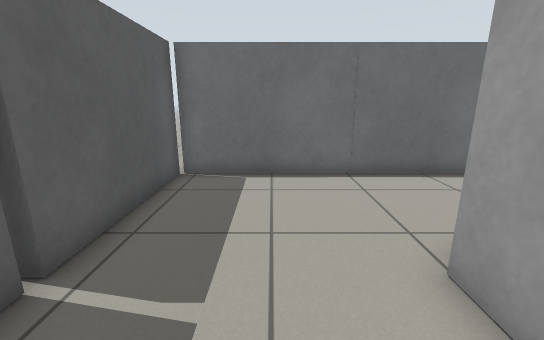
View 1 (above)

21 first-person views from a walk through a Gazebo world. The camera is 0.23 m above the floor, tilts 14° down and sees 90° across. The floor is counted in squares, 0.1 m on a side. Each view is taken from the middle of a square. On the plan, view 1 faces up. The plan holds only what a view shows up to about 17 squares ahead; the rest is blank.

View 2
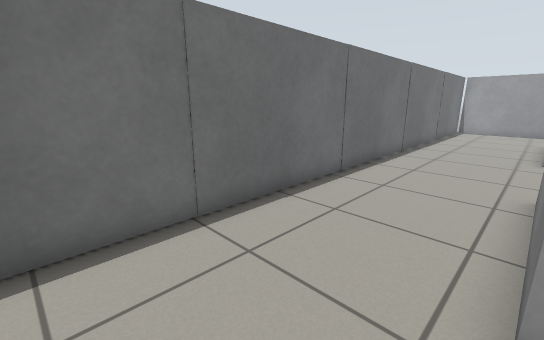

View 3
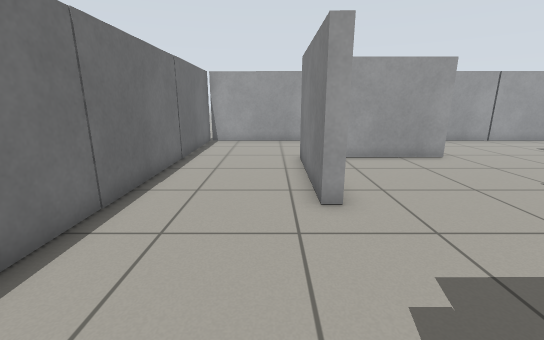

View 4
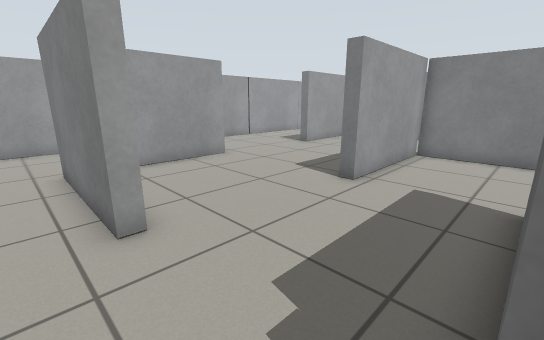

View 5
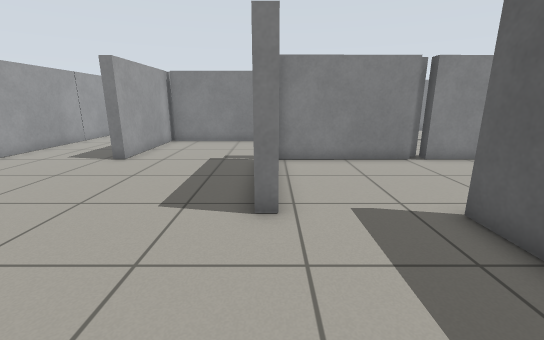

View 6
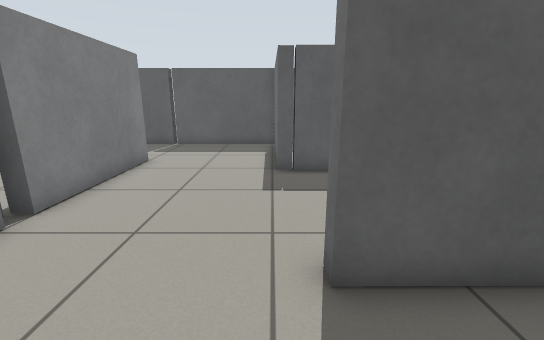

View 7
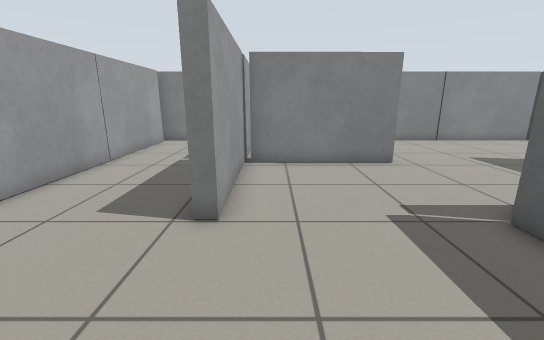

View 8
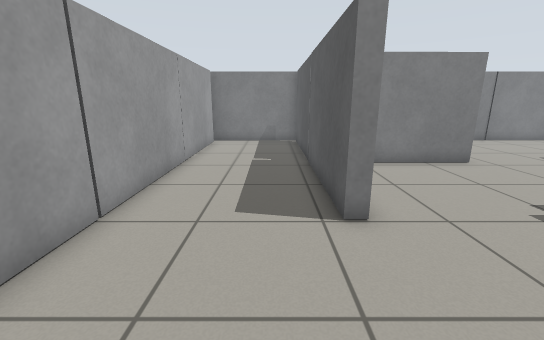

View 9
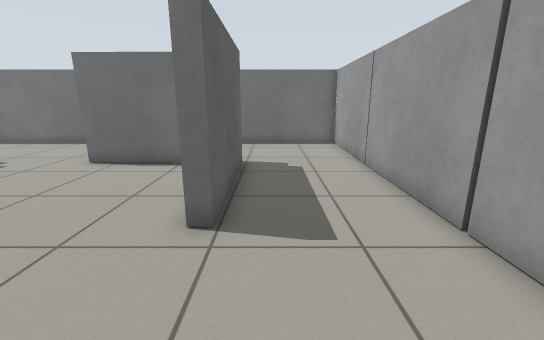

View 10
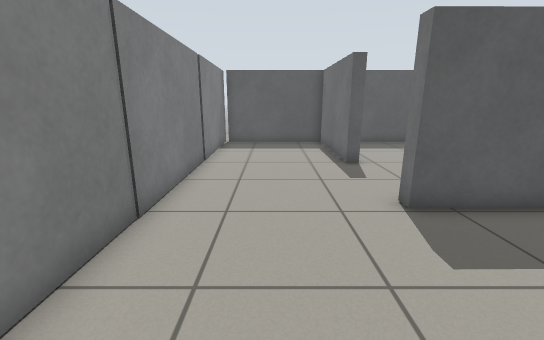

View 11
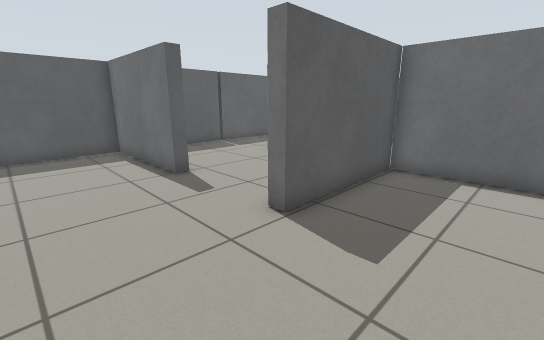

View 12
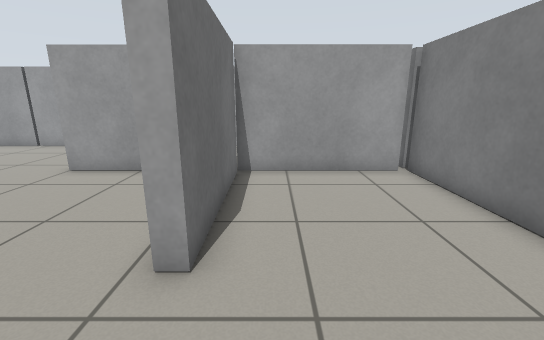

View 13
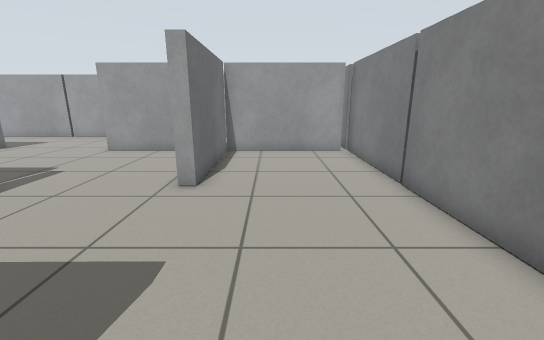

View 14
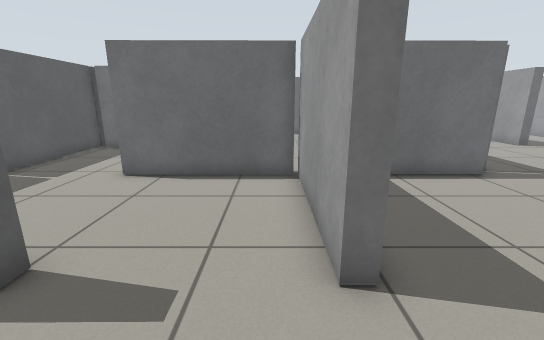

View 15
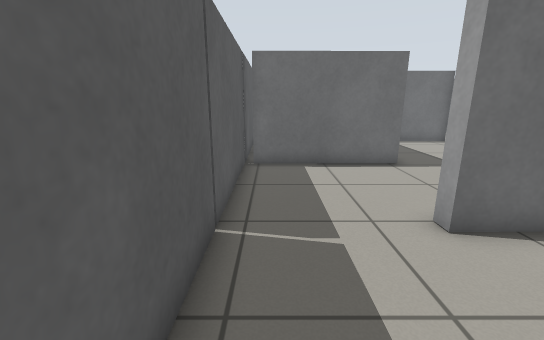

View 16
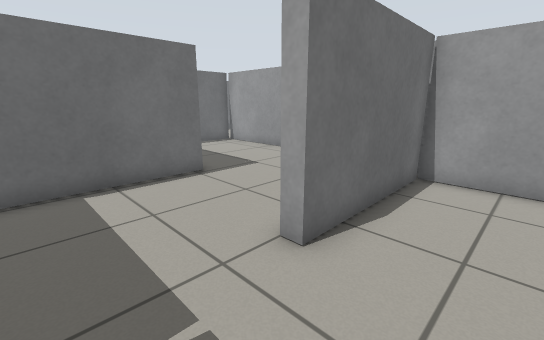

View 17
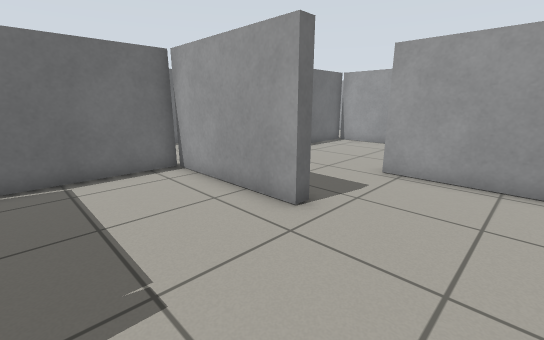

View 18
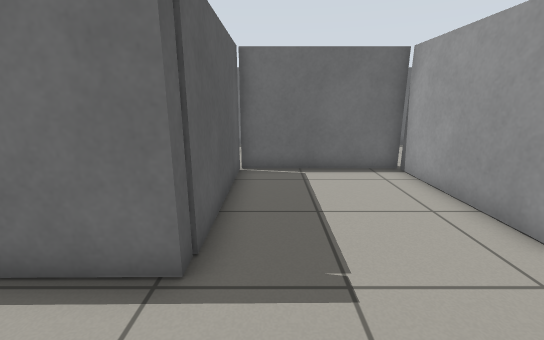

View 19
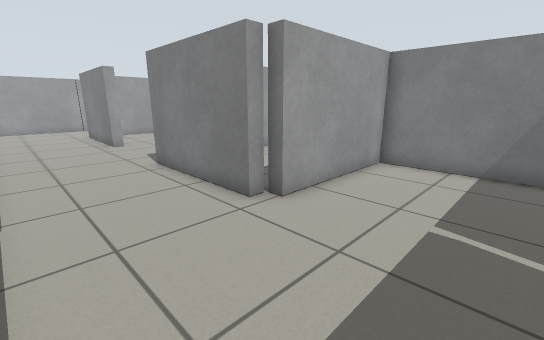

View 20
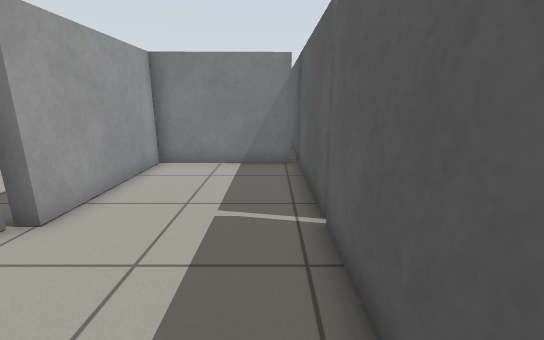

View 21
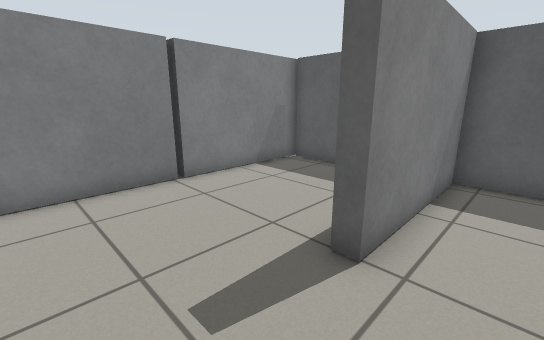

### Floor plan
Ten units are one square. View 1 is at (0, 0); x grows to the right and y downward. Boxes are objects, and circles mark ways between rooms. Rooms are numbered by the first view taken in them; rooms with no view inside come last. Other rooms are left out.
<svg viewBox="-39 -93 294 298">
<path fill="none" stroke="#000" d="M134 72 134 79M129 84 73 85 74 140M73 80 129 79 129 22 134 22M90 -33 90 24 85 24 85 -34 29 -34M67 85 12 85 12 80 67 80M29 28 -28 29M29 24 24 24 24 -33 29 -33 29 -39 85 -39M199 -32 199 23 194 23 194 -34 139 -34 139 -39 195 -39M133 134 188 133M29 -33 29 28M69 140 68 85M245 40 245 -88 -30 -87 -30 -33M191 136 190 79 196 79 196 136M196 138 196 194M-28 24 24 23M-30 85 -30 136 26 136M-30 -30 -30 83M194 197 247 197M245 192 245 55M74 140 69 140M136 197 192 197M26 136 26 140 -30 141 -30 196M191 194 191 138M191 139 133 140 133 134M-34 198 135 197"/>
<circle cx="80" cy="140" r="3" fill="#2a7"/>
<text x="120" y="30">1</text>
<text x="80" y="170">2</text>
</svg>
Room 1 opens to room 2.

Where each view was taken, in squares from view 1:
view 1: 0 up, 0 right, facing up
view 2: 4 up, 0 right, facing up-right
view 3: 5 up, 8 right, facing right
view 4: 5 up, 9 right, facing down-right
view 5: 3 up, 13 right, facing down
view 6: 3 down, 12 right, facing left
view 7: 3 down, 18 right, facing down
view 8: 3 down, 21 right, facing down
view 9: 7 down, 21 right, facing up
view 10: 17 down, 13 right, facing left
view 11: 18 down, 11 right, facing up-left
view 12: 15 down, 10 right, facing right
view 13: 16 down, 6 right, facing right
view 14: 17 down, 6 right, facing up
view 15: 13 down, 2 left, facing up
view 16: 11 down, 2 left, facing up-right
view 17: 6 down, 4 right, facing up-right
view 18: 6 down, 4 right, facing up
view 19: 8 up, 2 left, facing down-right
view 20: 8 up, 2 left, facing down
view 21: 12 down, 6 right, facing down-left
